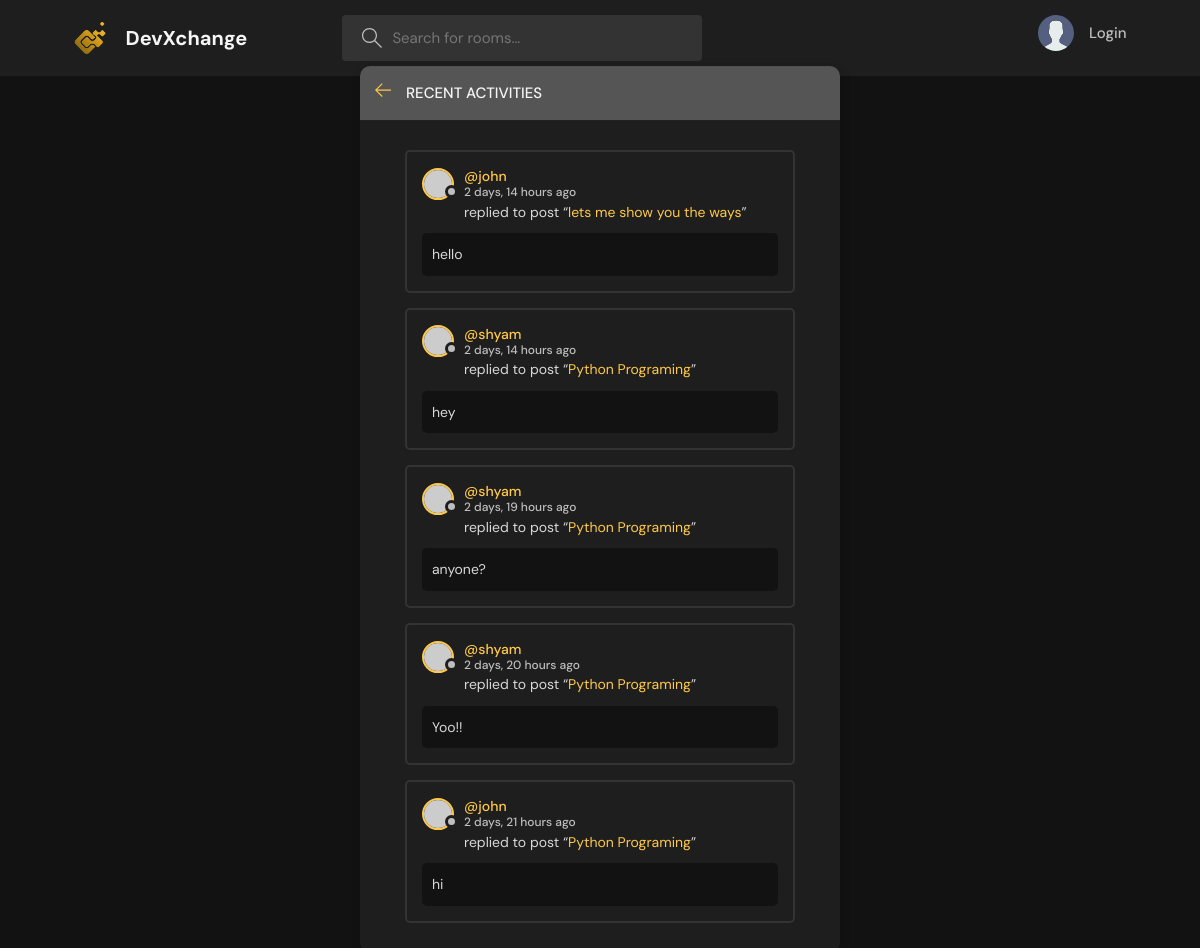
Page /activity/ on the earlier database version.
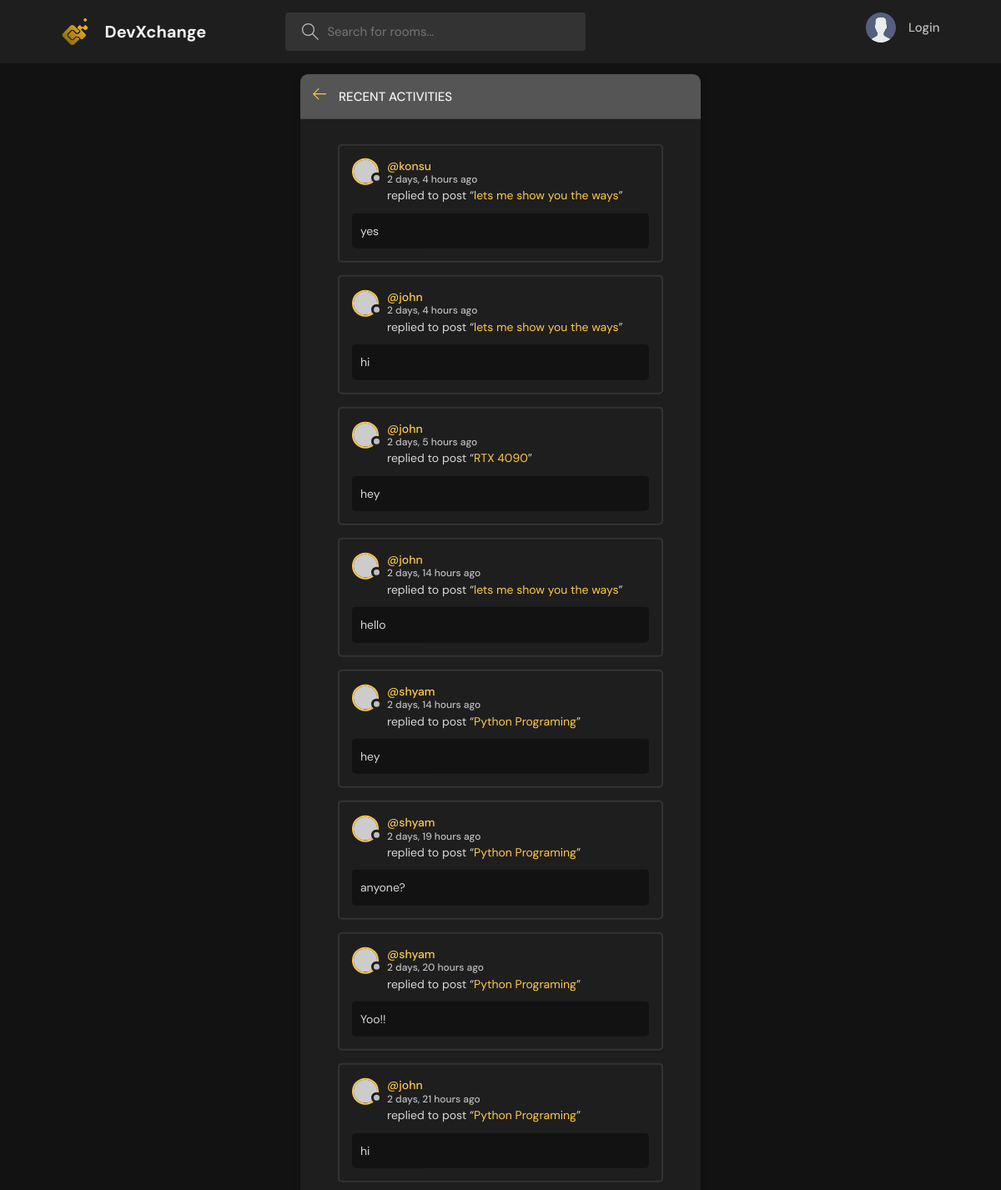
Same page on the later database version.
### base/models.py (models this page shows, shortened)
class Message(models.Model):
    user = models.ForeignKey(User,on_delete=models.CASCADE)
    room = models.ForeignKey(Room,on_delete=models.CASCADE)
    body = models.TextField()
    updated = models.DateTimeField(auto_now=True)
    created = models.DateTimeField(auto_now_add=True)
    class Meta:
        ordering = ['-updated','-created']

class Room(models.Model):
    host = models.ForeignKey(User,on_delete=models.CASCADE,null=True)
    topic = models.ForeignKey(Topic,on_delete=models.SET_NULL,null=True)
    name = models.CharField(max_length=256)
    description = models.TextField(null=True , blank= True)
    participants = models.ManyToManyField(User,related_name='participants',blank=True)
    updated = models.DateTimeField(auto_now=True)
    created = models.DateTimeField(auto_now_add=True)
    class Meta:
        ordering = ['-updated','-created']
    def __str__(self):
        return self.name

### base/views.py (the view)
# urls.py: path('activity/',views.activityPage,name="activity"),
def activityPage(request):
    room_messages = Message.objects.all()
    return render(request,'base/activity.html',{'room_messages':room_messages})

### templates/base/activity.html (shortened to what this page needs)
{% extends 'main.html' %}
{% block content %}
    <main class="layout">
      <div class="container">
        <div class="layout__box">
          <div class="layout__boxHeader">
            <div class="layout__boxTitle">
              <a href="{{request.META.HTTP_REFERER}}">
                <svg version="1.1" xmlns="http://www.w3.org/2000/svg" width="32" height="32" viewBox="0 0 32 32">
                  <title>arrow-left</title>
                  <path
                    d="M13.723 2.286l-13.723 13.714 13.719 13.714 1.616-1.611-10.96-10.96h27.625v-2.286h-27.625l10.965-10.965-1.616-1.607z"
                  ></path>
                </svg>
              </a>
              <h3>Recent Activities</h3>
            </div>
          </div>
          <div class="activities-page layout__body">
            {% for message in  room_messages %}
            <div class="activities__box">
              <div class="activities__boxHeader roomListRoom__header">
                <a href="{% url 'user-profile' message.user.id %}" class="roomListRoom__author">
                  <div class="avatar avatar--small">
                    <img src="https://randomuser.me/api/portraits/women/11.jpg" />
                  </div>
                  <p>
                    @{{message.user}}
                    <span>{{message.created|timesince}} ago</span>
                  </p>
                </a>
              </div>
              <div class="activities__boxContent">
                <p>replied to post “<a href = {% url 'room' message.room.id %} >{{message.room}} </a>”</p>
                <div class="activities__boxRoomContent">
                  {{message.body}}
                </div>
              </div>
            </div>
            {% endfor %}
          </div>
        </div>
      </div>
    </main>
{% endblock content %}

Differences in the rows shown:
added Message: user "konsu", created "2 days, 4 hours", room "lets me show you the ways", body "yes"
added Message: user "john", created "2 days, 4 hours", room "lets me show you the ways", body "hi"
added Message: user "john", created "2 days, 5 hours", room "RTX 4090", body "hey"
